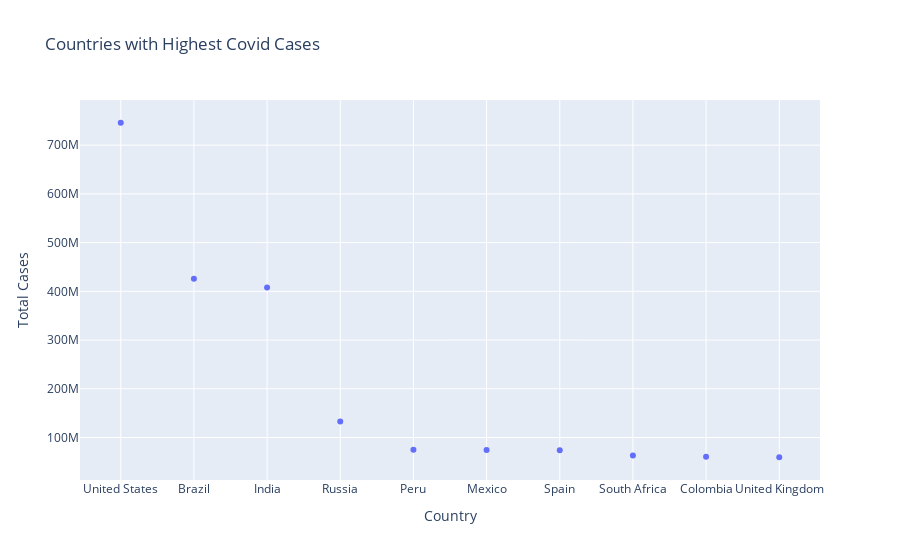

Write notebook code for a chart like this one.
### Code cell
figure = px.scatter(data, y='Total Cases', x='Country',
            title="Countries with Highest Covid Cases")
figure.show()

### Figure 1 — Plotly figure (JSON) as saved in the notebook; plotly's stock layout.template omitted (floating-point values rounded to 4 significant figures)
{"data": [{"hovertemplate": "Country=%{x}<br>Total Cases=%{y}<extra></extra>", "legendgroup": "", "marker": {"color": "#636efa", "symbol": "circle"}, "mode": "markers", "name": "", "orientation": "v", "showlegend": false, "type": "scatter", "x": ["United States", "Brazil", "India", "Russia", "Peru", "Mexico", "Spain", "South Africa", "Colombia", "United Kingdom"], "xaxis": "x", "y": [746014098, 425704517, 407771615, 132888951, 74882695, 74347548, 73717676, 63027659, 60543682, 59475032], "yaxis": "y"}], "layout": {"legend": {"tracegroupgap": 0}, "title": {"text": "Countries with Highest Covid Cases"}, "xaxis": {"anchor": "y", "domain": [0, 1], "title": {"text": "Country"}}, "yaxis": {"anchor": "x", "domain": [0, 1], "title": {"text": "Total Cases"}}}}
